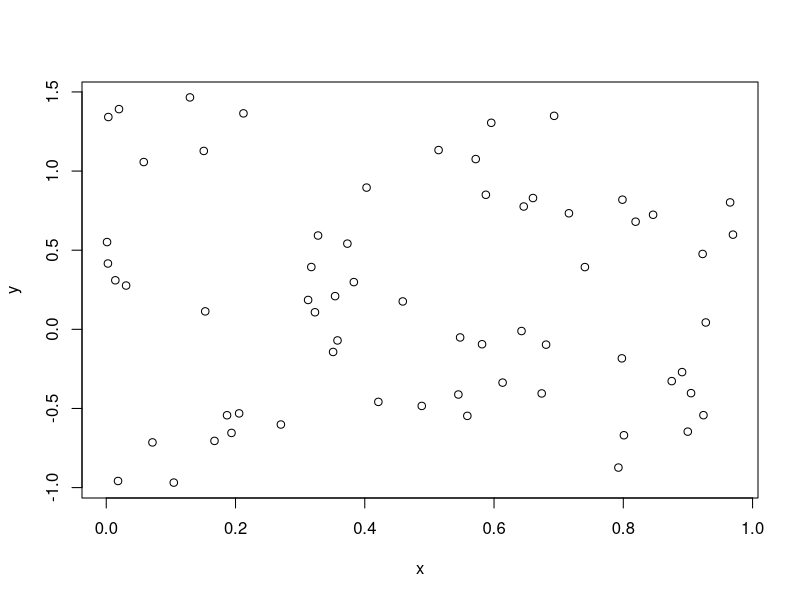
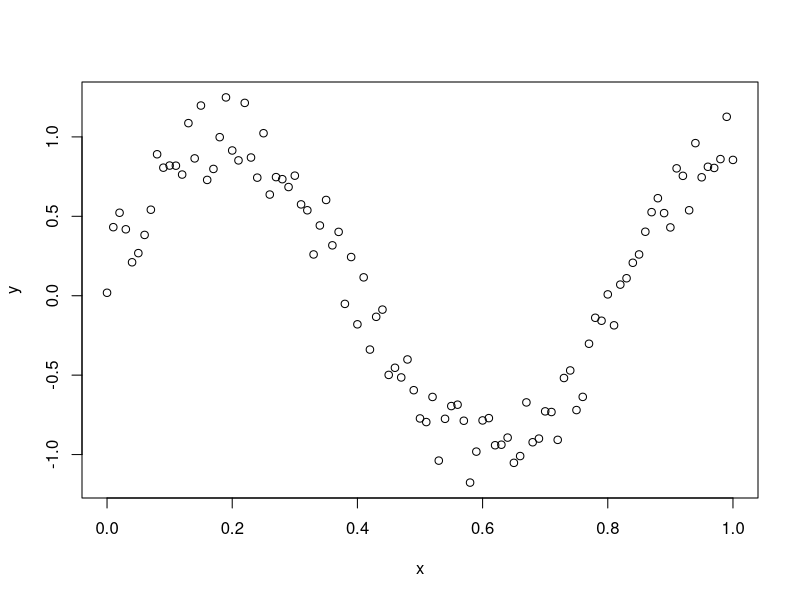
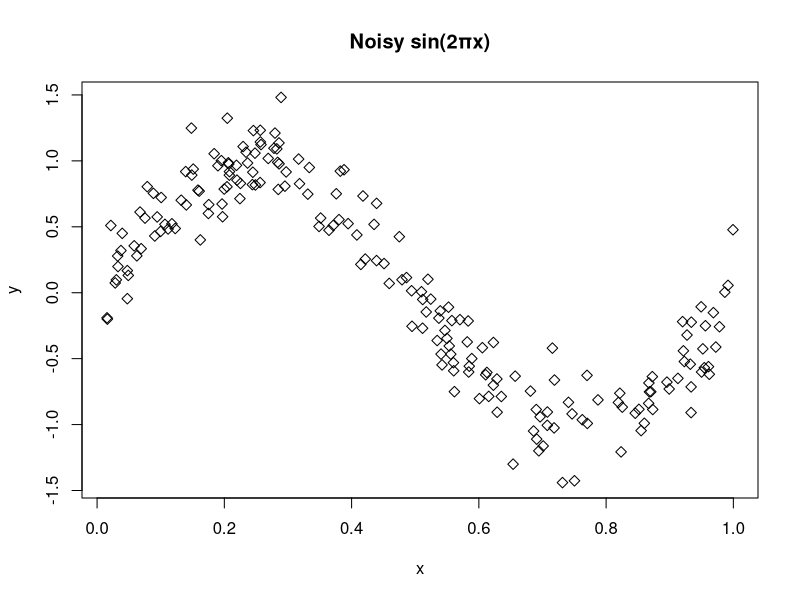

Generate these figures, in order, with R:
# naive data
createData <- function(n){
  x <- runif(n, 0, 1)
  y <- runif(n, -1, 1.5)
  plot(x,y)
}
createData(64)

# first try to generate a sin-curve
createSinData <- function(n){
  x <-seq(0,1,by= 1/n)
  y <- (sin(seq(-1,1.5,by= 2.5/n)*-3) + runif(n, -0.25, 0.25))
  print(y)
  plot(x,y)
}
createSinData(100)

# data modelling example 6.3
createSinDataExample <- function(n, sigma = 0.2, plot = TRUE) {
  x <- runif(n, 0, 1)
  eps <- rnorm(n, mean = 0, sd = sigma)
  y <- sin(2 * pi * x) + eps
  
  if (plot) {
    plot(x, y, pch = 5, main = "Noisy sin(2πx)")
  }
  
  data.frame(x = x, y = y)
}
createSinDataExample(200)
